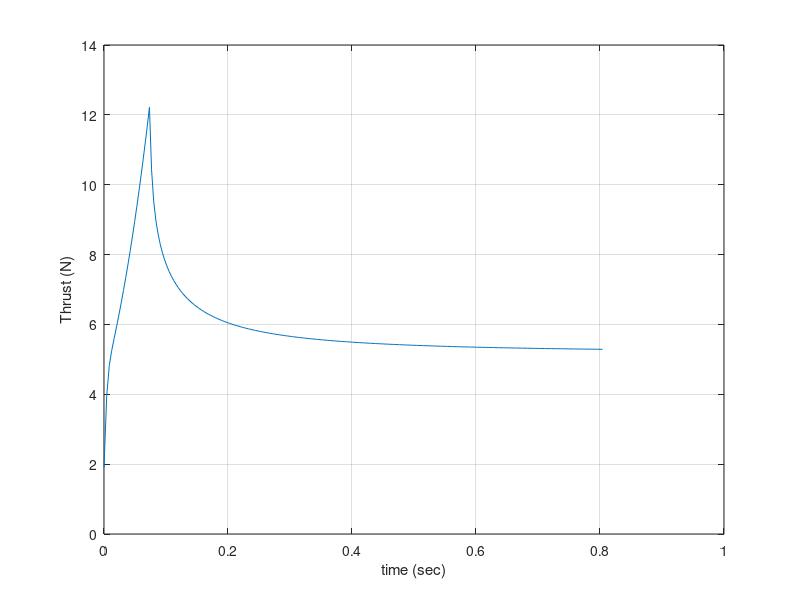
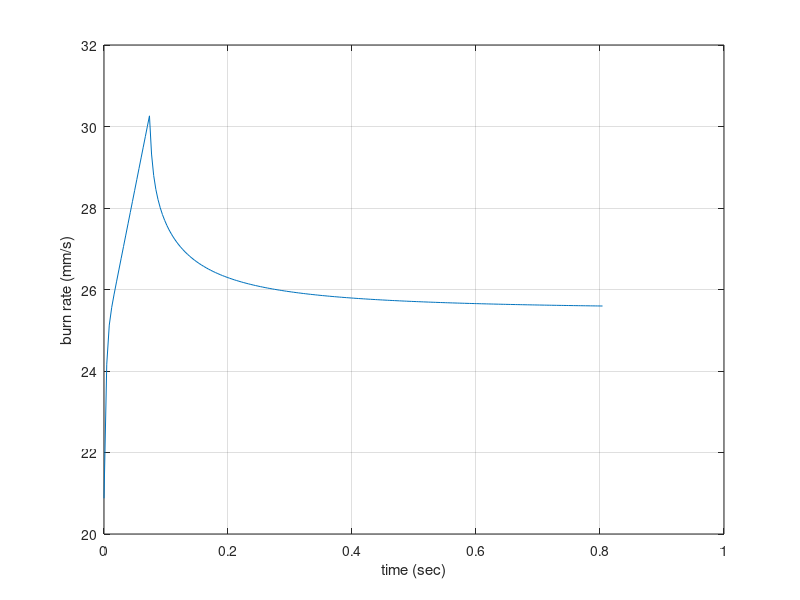
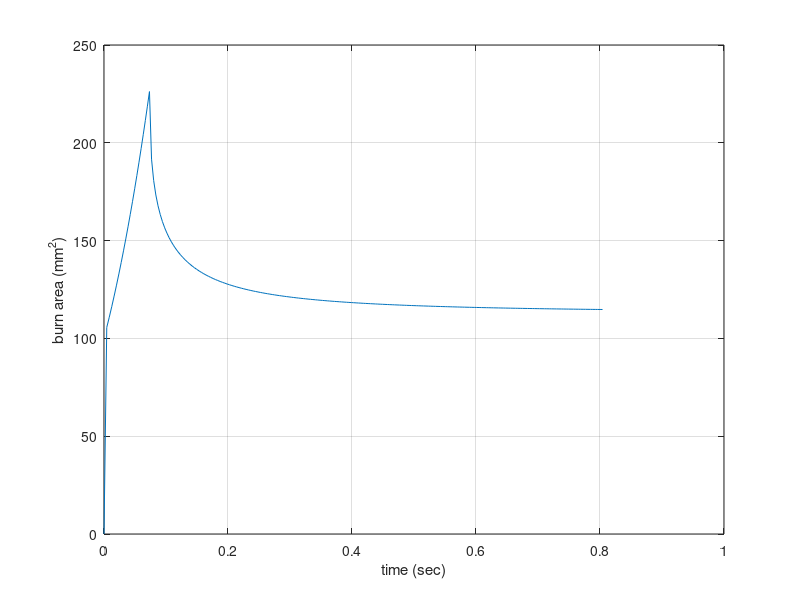
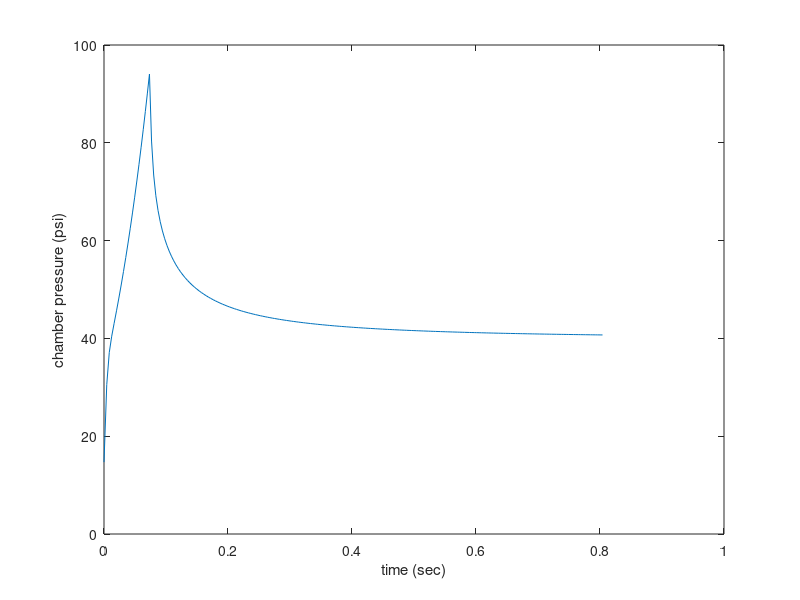

Reproduce these figures in MATLAB, in order.
rho_p = 1000; % [kg/m^3]
a_d = 6; %[mm]
a = 0.033;
n = 0.2;
R_f = 25; % [mm]
R_0 = 4;
cf = 1.5;
P_0 = 101325*1e-6; % [N/m^2]
c_star = 1200; % [m/s]
A_burn = pi*2*R_0^2; % [mm^2]
A_star = 12.56; % [mm^2]
%note:convert all calculations with P in PA
% switch from m to mm.
P = zeros(1,211);
P(1) = P_0;

dR = 0.1;
t = zeros(1,211);
T = zeros(1,211);
r = zeros(1,211);
T(1) = P_0*A_star*cf;
Total_Impulse = 0;
R = R_0:dR:R_f;
r_dot = (a*P_0^n);
r_new = 0;
r(1) = r_dot;
A_b = zeros(1,211);

for i = 2:211
    h = (2*R(i) - sqrt(4*R(i)^2 - 4*a_d^2))/2;
    if R(i) <= a_d
        A_burn = 2*pi*R(i)^2;
    else
        A_burn = pi*(h^2 + a_d^2);
    end
    A_b(i) = A_burn;
    P_new = (A_burn/A_star)*rho_p*r_dot*c_star*1e-6;
    P(i) = P_new;
    r_new = (a*P_new^n);
    r_av = ((r_dot + r_new)/2)*1e3;
    r_dot = r_new;
    r(i) = r_new;
    dt = 0.1/r_av;
    t(i) = t(i - 1) + dt;
    T(i) = P_new*A_star*cf;
    Total_Impulse = Total_Impulse + T(i)*dt;
    
end

Average_Thrust = Total_Impulse/t(211);
     plot(t,T)
     grid on
     xlabel('time (sec)')
     ylabel('Thrust (N)')
     figure (2)
     plot(t,1000*r)
     grid on
     xlabel('time (sec)')
     ylabel('burn rate (mm/s)')
    figure (3)
    plot(t,A_b)
    grid on
    xlabel('time (sec)')
    ylabel('burn area (mm^2)')
    P = 1e6*(0.000145038)*P;
    figure(4)
    plot(t,P)
    xlabel('time (sec)')
     ylabel('chamber pressure (psi)')
    